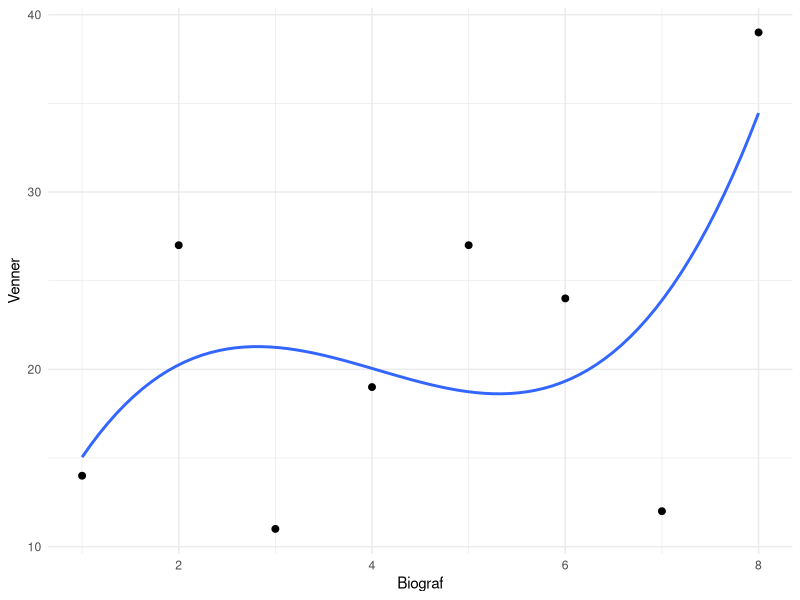

The R script that drew this image:
## ---- chunk 1
#| echo: false
#| fig-cap: Datasættet fra tabellen hvor der er udført 3. gradsregression.
#| label: fig-3grads
library(ggplot2)
x<-(1:8) # x-værdierne
y<-c(14, 27, 11, 19, 27, 24, 12, 39) # y-værdierne
dat <- data.frame(Biograf=x, Venner=y)
par(mar=c(4,4,1,1))
model<-lm(y ~ x + I(x^2) + I(x^3))
x1 <- (1:80)/10
fig <- ggplot(dat, aes(Biograf, Venner)) + theme_minimal() +
  geom_point(size = 2) + geom_smooth(method='lm', formula= y ~ x + I(x^2) + I(x^3), se = FALSE)
fig
#plot(x,y,pch=16,ylab="y",axes=TRUE,xlim=c(0,9),ylim=c(10,40))
#lines(x1,predict(model,data.frame(x=x1)),col="red")
